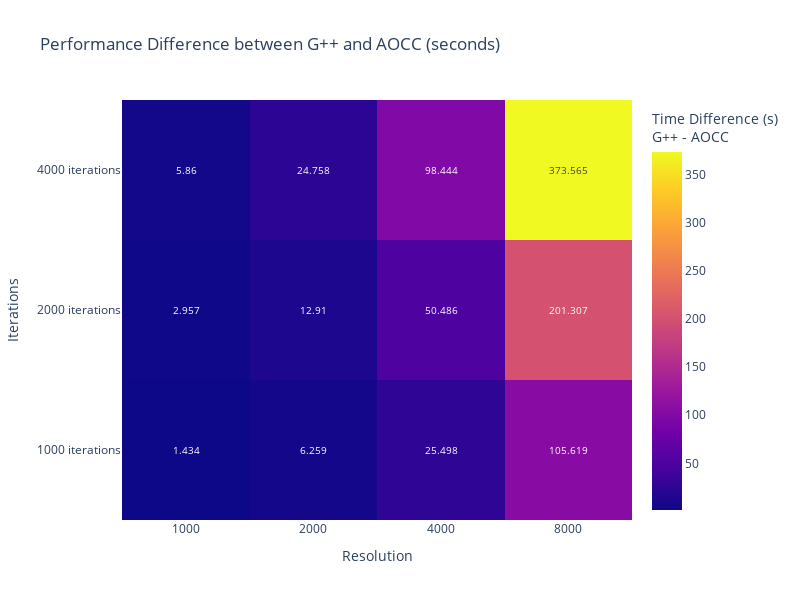

This figure's notebook cell:
### Markdown cell above
### Seq exec heatmap

### Code cell
# Filter for Sequential implementation
df_seq_temp = df_seq[['Resolution', 'Iterations', 'Time (seconds)']].copy()
df_seq_gcc_temp = df_seq_gcc[['Resolution', 'Iterations', 'Time (seconds)']].copy()
df_seq_temp['Implementation'] = 'AOCC'
df_seq_gcc_temp['Implementation'] = 'G++'
# Format labels for better readability
df_seq_temp['Resolution_str'] = df_seq_temp['Resolution'].astype(str)
df_seq_gcc_temp['Resolution_str'] = df_seq_gcc_temp['Resolution'].astype(str)

df_seq_temp['Iterations_str'] = df_seq_temp['Iterations'].astype(str) + ' iterations'
df_seq_gcc_temp['Iterations_str'] = df_seq_gcc_temp['Iterations'].astype(str) + ' iterations'

# Create pivot tables and calculate difference
aocc_pivot = df_seq_temp.pivot(index='Iterations_str', columns='Resolution_str', values='Time (seconds)')
gpp_pivot= df_seq_gcc_temp.pivot(index='Iterations_str', columns='Resolution_str', values='Time (seconds)')
diff_pivot = gpp_pivot - aocc_pivot
diff_pivot.to_latex(path_to_tables.joinpath("mandelbrot_gcc_vs_aocc.tex"))
# Create heatmap
fig = go.Figure(data=go.Heatmap(
    z=diff_pivot.values,
    x=diff_pivot.columns,
    y=diff_pivot.index,
    text=diff_pivot.values.round(3),
    texttemplate='%{text}',
    textfont={"size": 10},
    colorbar_title='Time Difference (s)<br>G++ - AOCC'
))

fig.update_layout(
    title='Performance Difference between G++ and AOCC (seconds)',
    xaxis_title='Resolution',
    yaxis_title='Iterations',
    width=800,
    height=600,
)

fig.show()
fig.write_image(path_to_img_folder.joinpath("mandelbrot_gcc_vs_aocc.png"))

### Figure 1 — Plotly figure (JSON) as saved in the notebook; plotly's stock layout.template omitted (floating-point values rounded to 4 significant figures)
{"data": [{"colorbar": {"title": {"text": "Time Difference (s)<br>G++ - AOCC"}}, "text": [[1.434, 6.259, 25.5, 105.6], [2.957, 12.91, 50.49, 201.3], [5.86, 24.76, 98.44, 373.6]], "textfont": {"size": 10}, "texttemplate": "%{text}", "type": "heatmap", "x": ["1000", "2000", "4000", "8000"], "y": ["1000 iterations", "2000 iterations", "4000 iterations"], "z": [[1.434, 6.259, 25.5, 105.6], [2.957, 12.91, 50.49, 201.3], [5.86, 24.76, 98.44, 373.6]]}], "layout": {"height": 600, "title": {"text": "Performance Difference between G++ and AOCC (seconds)"}, "width": 800, "xaxis": {"title": {"text": "Resolution"}}, "yaxis": {"title": {"text": "Iterations"}}}}
